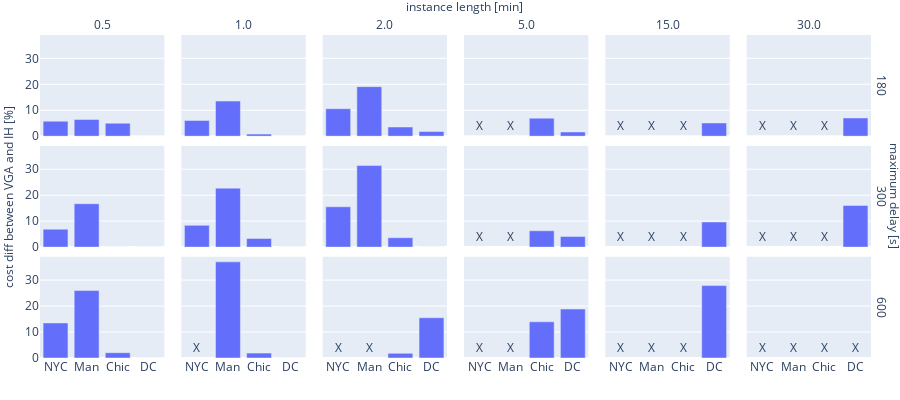

Notebook code cell kept with this figure:
### Code cell
def plot_cost_ratio(width: int, height: int) -> go.Figure:

    fig = px.bar(
        vga_ih_diff_df,
        x = 'area_short',
        y = 'cost_ratio_percent',
        barmode='group',
        # title = 'Average Cost per Request',
        facet_col='duration_minutes',
        facet_row='max_delay',
        width=width,
        height=height,
    )

    # annotations for missing values
    for xi, yi, duration, max_delay in zip(vga_ih_diff_df['area_short'], vga_ih_diff_df['cost_ratio'], vga_ih_diff_df['duration_minutes'], vga_ih_diff_df['max_delay']):
        if np.isnan(yi):
            axis_ref = vals_to_axis[(duration, max_delay)]
            # axis_ref = 11
            fig.add_annotation(dict(
                x=xi,
                y=0,
                text="X",
                xanchor='center',
                yanchor='bottom',
                showarrow=False,
                xref=f'x{axis_ref}',
                yref=f'y{axis_ref}'
            ))

    # shared axes titles
    fig.for_each_yaxis(lambda y: y.update(title = ''))
    fig.add_annotation(x=-0.05, y=0.5, text="cost diff between VGA and IH [%]", textangle=-90, xref="paper", yref="paper", showarrow=False)
    fig.for_each_xaxis(lambda y: y.update(title = ''))

    # faceting annotations
    duration_annotation_y = 1 + 0.08 * 600 / height
    fig.add_annotation(x=0.5, y=duration_annotation_y, text="instance length [min]",  xref="paper", yref="paper", showarrow=False)
    fig.add_annotation(x=1.02, y=0.5, text="maximum delay [s]",  xref="paper", yref="paper", showarrow=False, textangle=90)

    # faceting label editing
    fig.for_each_annotation(lambda a: a.update(text=a.text.split("=")[-1]))

    # legend editing
    legend_y = 1 + 0.04 * 600 / height
    fig.update_layout(legend=dict(
        orientation="h",
        yanchor="bottom",
        y=legend_y,
        xanchor="right",
        x=1,
        bordercolor="Black",
        borderwidth=1,
        tracegroupgap=0
    ))

    # set margins
    fig.update_layout(margin=dict(l=0, r=12, t=35, b=0, pad=0))

    return fig

fig = plot_cost_ratio(900, 400)
fig

### Figure 1 — Plotly figure (JSON) as saved in the notebook; plotly's stock layout.template omitted (floating-point values rounded to 4 significant figures)
{"data": [{"alignmentgroup": "True", "hovertemplate": "max_delay=180<br>duration_minutes=0.5<br>area_short=%{x}<br>cost_ratio_percent=%{y}<extra></extra>", "legendgroup": "", "marker": {"color": "#636efa", "pattern": {"shape": ""}}, "name": "", "offsetgroup": "", "orientation": "v", "showlegend": false, "textposition": "auto", "x": ["NYC", "Man", "Chic", "DC"], "xaxis": "x13", "y": [5.787, 6.44, 5.0, 0.0], "yaxis": "y13", "type": "bar"}, {"alignmentgroup": "True", "hovertemplate": "max_delay=180<br>duration_minutes=1.0<br>area_short=%{x}<br>cost_ratio_percent=%{y}<extra></extra>", "legendgroup": "", "marker": {"color": "#636efa", "pattern": {"shape": ""}}, "name": "", "offsetgroup": "", "orientation": "v", "showlegend": false, "textposition": "auto", "x": ["NYC", "Man", "Chic", "DC"], "xaxis": "x14", "y": [6.056, 13.55, 0.8065, 0.0], "yaxis": "y14", "type": "bar"}, {"alignmentgroup": "True", "hovertemplate": "max_delay=180<br>duration_minutes=2.0<br>area_short=%{x}<br>cost_ratio_percent=%{y}<extra></extra>", "legendgroup": "", "marker": {"color": "#636efa", "pattern": {"shape": ""}}, "name": "", "offsetgroup": "", "orientation": "v", "showlegend": false, "textposition": "auto", "x": ["NYC", "Man", "Chic", "DC"], "xaxis": "x15", "y": [10.59, 19.1, 3.546, 1.809], "yaxis": "y15", "type": "bar"}, {"alignmentgroup": "True", "hovertemplate": "max_delay=180<br>duration_minutes=5.0<br>area_short=%{x}<br>cost_ratio_percent=%{y}<extra></extra>", "legendgroup": "", "marker": {"color": "#636efa", "pattern": {"shape": ""}}, "name": "", "offsetgroup": "", "orientation": "v", "showlegend": false, "textposition": "auto", "x": ["NYC", "Man", "Chic", "DC"], "xaxis": "x16", "y": [null, null, 6.953, 1.634], "yaxis": "y16", "type": "bar"}, {"alignmentgroup": "True", "hovertemplate": "max_delay=180<br>duration_minutes=15.0<br>area_short=%{x}<br>cost_ratio_percent=%{y}<extra></extra>", "legendgroup": "", "marker": {"color": "#636efa", "pattern": {"shape": ""}}, "name": "", "offsetgroup": "", "orientation": "v", "showlegend": false, "textposition": "auto", "x": ["NYC", "Man", "Chic", "DC"], "xaxis": "x17", "y": [null, null, null, 5.122], "yaxis": "y17", "type": "bar"}, {"alignmentgroup": "True", "hovertemplate": "max_delay=180<br>duration_minutes=30.0<br>area_short=%{x}<br>cost_ratio_percent=%{y}<extra></extra>", "legendgroup": "", "marker": {"color": "#636efa", "pattern": {"shape": ""}}, "name": "", "offsetgroup": "", "orientation": "v", "showlegend": false, "textposition": "auto", "x": ["NYC", "Man", "Chic", "DC"], "xaxis": "x18", "y": [null, null, null, 7.037], "yaxis": "y18", "type": "bar"}, {"alignmentgroup": "True", "hovertemplate": "max_delay=300<br>duration_minutes=0.5<br>area_short=%{x}<br>cost_ratio_percent=%{y}<extra></extra>", "legendgroup": "", "marker": {"color": "#636efa", "pattern": {"shape": ""}}, "name": "", "offsetgroup": "", "orientation": "v", "showlegend": false, "textposition": "auto", "x": ["NYC", "Man", "Chic", "DC"], "xaxis": "x7", "y": [6.891, 16.72, 0.0, 0.0], "yaxis": "y7", "type": "bar"}, {"alignmentgroup": "True", "hovertemplate": "max_delay=300<br>duration_minutes=1.0<br>area_short=%{x}<br>cost_ratio_percent=%{y}<extra></extra>", "legendgroup": "", "marker": {"color": "#636efa", "pattern": {"shape": ""}}, "name": "", "offsetgroup": "", "orientation": "v", "showlegend": false, "textposition": "auto", "x": ["NYC", "Man", "Chic", "DC"], "xaxis": "x8", "y": [8.383, 22.72, 3.333, 0.0], "yaxis": "y8", "type": "bar"}, {"alignmentgroup": "True", "hovertemplate": "max_delay=300<br>duration_minutes=2.0<br>area_short=%{x}<br>cost_ratio_percent=%{y}<extra></extra>", "legendgroup": "", "marker": {"color": "#636efa", "pattern": {"shape": ""}}, "name": "", "offsetgroup": "", "orientation": "v", "showlegend": false, "textposition": "auto", "x": ["NYC", "Man", "Chic", "DC"], "xaxis": "x9", "y": [15.53, 31.41, 3.623, 0.0], "yaxis": "y9", "type": "bar"}, {"alignmentgroup": "True", "hovertemplate": "max_delay=300<br>duration_minutes=5.0<br>area_short=%{x}<br>cost_ratio_percent=%{y}<extra></extra>", "legendgroup": "", "marker": {"color": "#636efa", "pattern": {"shape": ""}}, "name": "", "offsetgroup": "", "orientation": "v", "showlegend": false, "textposition": "auto", "x": ["NYC", "Man", "Chic", "DC"], "xaxis": "x10", "y": [null, null, 6.289, 4.067], "yaxis": "y10", "type": "bar"}, {"alignmentgroup": "True", "hovertemplate": "max_delay=300<br>duration_minutes=15.0<br>area_short=%{x}<br>cost_ratio_percent=%{y}<extra></extra>", "legendgroup": "", "marker": {"color": "#636efa", "pattern": {"shape": ""}}, "name": "", "offsetgroup": "", "orientation": "v", "showlegend": false, "textposition": "auto", "x": ["NYC", "Man", "Chic", "DC"], "xaxis": "x11", "y": [null, null, null, 9.682], "yaxis": "y11", "type": "bar"}, {"alignmentgroup": "True", "hovertemplate": "max_delay=300<br>duration_minutes=30.0<br>area_short=%{x}<br>cost_ratio_percent=%{y}<extra></extra>", "legendgroup": "", "marker": {"color": "#636efa", "pattern": {"shape": ""}}, "name": "", "offsetgroup": "", "orientation": "v", "showlegend": false, "textposition": "auto", "x": ["NYC", "Man", "Chic", "DC"], "xaxis": "x12", "y": [null, null, null, 16.04], "yaxis": "y12", "type": "bar"}, {"alignmentgroup": "True", "hovertemplate": "max_delay=600<br>duration_minutes=0.5<br>area_short=%{x}<br>cost_ratio_percent=%{y}<extra></extra>", "legendgroup": "", "marker": {"color": "#636efa", "pattern": {"shape": ""}}, "name": "", "offsetgroup": "", "orientation": "v", "showlegend": false, "textposition": "auto", "x": ["NYC", "Man", "Chic", "DC"], "xaxis": "x", "y": [13.51, 25.97, 2.041, 0.0], "yaxis": "y", "type": "bar"}, {"alignmentgroup": "True", "hovertemplate": "max_delay=600<br>duration_minutes=1.0<br>area_short=%{x}<br>cost_ratio_percent=%{y}<extra></extra>", "legendgroup": "", "marker": {"color": "#636efa", "pattern": {"shape": ""}}, "name": "", "offsetgroup": "", "orientation": "v", "showlegend": false, "textposition": "auto", "x": ["NYC", "Man", "Chic", "DC"], "xaxis": "x2", "y": [null, 37.04, 1.878, 0.0], "yaxis": "y2", "type": "bar"}, {"alignmentgroup": "True", "hovertemplate": "max_delay=600<br>duration_minutes=2.0<br>area_short=%{x}<br>cost_ratio_percent=%{y}<extra></extra>", "legendgroup": "", "marker": {"color": "#636efa", "pattern": {"shape": ""}}, "name": "", "offsetgroup": "", "orientation": "v", "showlegend": false, "textposition": "auto", "x": ["NYC", "Man", "Chic", "DC"], "xaxis": "x3", "y": [null, null, 1.781, 15.51], "yaxis": "y3", "type": "bar"}, {"alignmentgroup": "True", "hovertemplate": "max_delay=600<br>duration_minutes=5.0<br>area_short=%{x}<br>cost_ratio_percent=%{y}<extra></extra>", "legendgroup": "", "marker": {"color": "#636efa", "pattern": {"shape": ""}}, "name": "", "offsetgroup": "", "orientation": "v", "showlegend": false, "textposition": "auto", "x": ["NYC", "Man", "Chic", "DC"], "xaxis": "x4", "y": [null, null, 13.95, 18.86], "yaxis": "y4", "type": "bar"}, {"alignmentgroup": "True", "hovertemplate": "max_delay=600<br>duration_minutes=15.0<br>area_short=%{x}<br>cost_ratio_percent=%{y}<extra></extra>", "legendgroup": "", "marker": {"color": "#636efa", "pattern": {"shape": ""}}, "name": "", "offsetgroup": "", "orientation": "v", "showlegend": false, "textposition": "auto", "x": ["NYC", "Man", "Chic", "DC"], "xaxis": "x5", "y": [null, null, null, 27.89], "yaxis": "y5", "type": "bar"}, {"alignmentgroup": "True", "hovertemplate": "max_delay=600<br>duration_minutes=30.0<br>area_short=%{x}<br>cost_ratio_percent=%{y}<extra></extra>", "legendgroup": "", "marker": {"color": "#636efa", "pattern": {"shape": ""}}, "name": "", "offsetgroup": "", "orientation": "v", "showlegend": false, "textposition": "auto", "x": ["NYC", "Man", "Chic", "DC"], "xaxis": "x6", "y": [null, null, null, null], "yaxis": "y6", "type": "bar"}], "layout": {"xaxis": {"anchor": "y", "domain": [0.0, 0.1467], "title": {"text": ""}}, "yaxis": {"anchor": "x", "domain": [0.0, 0.3133], "title": {"text": ""}}, "xaxis2": {"anchor": "y2", "domain": [0.1667, 0.3133], "matches": "x", "title": {"text": ""}}, "yaxis2": {"anchor": "x2", "domain": [0.0, 0.3133], "matches": "y", "showticklabels": false, "title": {"text": ""}}, "xaxis3": {"anchor": "y3", "domain": [0.3333, 0.48], "matches": "x", "title": {"text": ""}}, "yaxis3": {"anchor": "x3", "domain": [0.0, 0.3133], "matches": "y", "showticklabels": false, "title": {"text": ""}}, "xaxis4": {"anchor": "y4", "domain": [0.5, 0.6467], "matches": "x", "title": {"text": ""}}, "yaxis4": {"anchor": "x4", "domain": [0.0, 0.3133], "matches": "y", "showticklabels": false, "title": {"text": ""}}, "xaxis5": {"anchor": "y5", "domain": [0.6667, 0.8133], "matches": "x", "title": {"text": ""}}, "yaxis5": {"anchor": "x5", "domain": [0.0, 0.3133], "matches": "y", "showticklabels": false, "title": {"text": ""}}, "xaxis6": {"anchor": "y6", "domain": [0.8333, 0.98], "matches": "x", "title": {"text": ""}}, "yaxis6": {"anchor": "x6", "domain": [0.0, 0.3133], "matches": "y", "showticklabels": false, "title": {"text": ""}}, "xaxis7": {"anchor": "y7", "domain": [0.0, 0.1467], "matches": "x", "showticklabels": false, "title": {"text": ""}}, "yaxis7": {"anchor": "x7", "domain": [0.3433, 0.6567], "matches": "y", "title": {"text": ""}}, "xaxis8": {"anchor": "y8", "domain": [0.1667, 0.3133], "matches": "x", "showticklabels": false, "title": {"text": ""}}, "yaxis8": {"anchor": "x8", "domain": [0.3433, 0.6567], "matches": "y", "showticklabels": false, "title": {"text": ""}}, "xaxis9": {"anchor": "y9", "domain": [0.3333, 0.48], "matches": "x", "showticklabels": false, "title": {"text": ""}}, "yaxis9": {"anchor": "x9", "domain": [0.3433, 0.6567], "matches": "y", "showticklabels": false, "title": {"text": ""}}, "xaxis10": {"anchor": "y10", "domain": [0.5, 0.6467], "matches": "x", "showticklabels": false, "title": {"text": ""}}, "yaxis10": {"anchor": "x10", "domain": [0.3433, 0.6567], "matches": "y", "showticklabels": false, "title": {"text": ""}}, "xaxis11": {"anchor": "y11", "domain": [0.6667, 0.8133], "matches": "x", "showticklabels": false, "title": {"text": ""}}, "yaxis11": {"anchor": "x11", "domain": [0.3433, 0.6567], "matches": "y", "showticklabels": false, "title": {"text": ""}}, "xaxis12": {"anchor": "y12", "domain": [0.8333, 0.98], "matches": "x", "showticklabels": false, "title": {"text": ""}}, "yaxis12": {"anchor": "x12", "domain": [0.3433, 0.6567], "matches": "y", "showticklabels": false, "title": {"text": ""}}, "xaxis13": {"anchor": "y13", "domain": [0.0, 0.1467], "matches": "x", "showticklabels": false, "title": {"text": ""}}, "yaxis13": {"anchor": "x13", "domain": [0.6867, 1.0], "matches": "y", "title": {"text": ""}}, "xaxis14": {"anchor": "y14", "domain": [0.1667, 0.3133], "matches": "x", "showticklabels": false, "title": {"text": ""}}, "yaxis14": {"anchor": "x14", "domain": [0.6867, 1.0], "matches": "y", "showticklabels": false, "title": {"text": ""}}, "xaxis15": {"anchor": "y15", "domain": [0.3333, 0.48], "matches": "x", "showticklabels": false, "title": {"text": ""}}, "yaxis15": {"anchor": "x15", "domain": [0.6867, 1.0], "matches": "y", "showticklabels": false, "title": {"text": ""}}, "xaxis16": {"anchor": "y16", "domain": [0.5, 0.6467], "matches": "x", "showticklabels": false, "title": {"text": ""}}, "yaxis16": {"anchor": "x16", "domain": [0.6867, 1.0], "matches": "y", "showticklabels": false, "title": {"text": ""}}, "xaxis17": {"anchor": "y17", "domain": [0.6667, 0.8133], "matches": "x", "showticklabels": false, "title": {"text": ""}}, "yaxis17": {"anchor": "x17", "domain": [0.6867, 1.0], "matches": "y", "showticklabels": false, "title": {"text": ""}}, "xaxis18": {"anchor": "y18", "domain": [0.8333, 0.98], "matches": "x", "showticklabels": false, "title": {"text": ""}}, "yaxis18": {"anchor": "x18", "domain": [0.6867, 1.0], "matches": "y", "showticklabels": false, "title": {"text": ""}}, "annotations": [{"showarrow": false, "text": "0.5", "x": 0.07333, "xanchor": "center", "xref": "paper", "y": 1.0, "yanchor": "bottom", "yref": "paper"}, {"showarrow": false, "text": "1.0", "x": 0.24, "xanchor": "center", "xref": "paper", "y": 1.0, "yanchor": "bottom", "yref": "paper"}, {"showarrow": false, "text": "2.0", "x": 0.4067, "xanchor": "center", "xref": "paper", "y": 1.0, "yanchor": "bottom", "yref": "paper"}, {"showarrow": false, "text": "5.0", "x": 0.5733, "xanchor": "center", "xref": "paper", "y": 1.0, "yanchor": "bottom", "yref": "paper"}, {"showarrow": false, "text": "15.0", "x": 0.74, "xanchor": "center", "xref": "paper", "y": 1.0, "yanchor": "bottom", "yref": "paper"}, {"showarrow": false, "text": "30.0", "x": 0.9067, "xanchor": "center", "xref": "paper", "y": 1.0, "yanchor": "bottom", "yref": "paper"}, {"showarrow": false, "text": "600", "textangle": 90, "x": 0.98, "xanchor": "left", "xref": "paper", "y": 0.1567, "yanchor": "middle", "yref": "paper"}, {"showarrow": false, "text": "300", "textangle": 90, "x": 0.98, "xanchor": "left", "xref": "paper", "y": 0.5, "yanchor": "middle", "yref": "paper"}, {"showarrow": false, "text": "180", "textangle": 90, "x": 0.98, "xanchor": "left", "xref": "paper", "y": 0.8433, "yanchor": "middle", "yref": "paper"}, {"showarrow": false, "text": "X", "x": "NYC", "xanchor": "center", "xref": "x2", "y": 0, "yanchor": "bottom", "yref": "y2"}, {"showarrow": false, "text": "X", "x": "NYC", "xanchor": "center", "xref": "x3", "y": 0, "yanchor": "bottom", "yref": "y3"}, {"showarrow": false, "text": "X", "x": "NYC", "xanchor": "center", "xref": "x16", "y": 0, "yanchor": "bottom", "yref": "y16"}, {"showarrow": false, "text": "X", "x": "NYC", "xanchor": "center", "xref": "x10", "y": 0, "yanchor": "bottom", "yref": "y10"}, {"showarrow": false, "text": "X", "x": "NYC", "xanchor": "center", "xref": "x4", "y": 0, "yanchor": "bottom", "yref": "y4"}, {"showarrow": false, "text": "X", "x": "NYC", "xanchor": "center", "xref": "x17", "y": 0, "yanchor": "bottom", "yref": "y17"}, {"showarrow": false, "text": "X", "x": "NYC", "xanchor": "center", "xref": "x11", "y": 0, "yanchor": "bottom", "yref": "y11"}, {"showarrow": false, "text": "X", "x": "NYC", "xanchor": "center", "xref": "x5", "y": 0, "yanchor": "bottom", "yref": "y5"}, {"showarrow": false, "text": "X", "x": "NYC", "xanchor": "center", "xref": "x18", "y": 0, "yanchor": "bottom", "yref": "y18"}, {"showarrow": false, "text": "X", "x": "NYC", "xanchor": "center", "xref": "x12", "y": 0, "yanchor": "bottom", "yref": "y12"}, {"showarrow": false, "text": "X", "x": "NYC", "xanchor": "center", "xref": "x6", "y": 0, "yanchor": "bottom", "yref": "y6"}, {"showarrow": false, "text": "X", "x": "Man", "xanchor": "center", "xref": "x3", "y": 0, "yanchor": "bottom", "yref": "y3"}, {"showarrow": false, "text": "X", "x": "Man", "xanchor": "center", "xref": "x16", "y": 0, "yanchor": "bottom", "yref": "y16"}, {"showarrow": false, "text": "X", "x": "Man", "xanchor": "center", "xref": "x10", "y": 0, "yanchor": "bottom", "yref": "y10"}, {"showarrow": false, "text": "X", "x": "Man", "xanchor": "center", "xref": "x4", "y": 0, "yanchor": "bottom", "yref": "y4"}, {"showarrow": false, "text": "X", "x": "Man", "xanchor": "center", "xref": "x17", "y": 0, "yanchor": "bottom", "yref": "y17"}, {"showarrow": false, "text": "X", "x": "Man", "xanchor": "center", "xref": "x11", "y": 0, "yanchor": "bottom", "yref": "y11"}, {"showarrow": false, "text": "X", "x": "Man", "xanchor": "center", "xref": "x5", "y": 0, "yanchor": "bottom", "yref": "y5"}, {"showarrow": false, "text": "X", "x": "Man", "xanchor": "center", "xref": "x18", "y": 0, "yanchor": "bottom", "yref": "y18"}, {"showarrow": false, "text": "X", "x": "Man", "xanchor": "center", "xref": "x12", "y": 0, "yanchor": "bottom", "yref": "y12"}, {"showarrow": false, "text": "X", "x": "Man", "xanchor": "center", "xref": "x6", "y": 0, "yanchor": "bottom", "yref": "y6"}, {"showarrow": false, "text": "X", "x": "Chic", "xanchor": "center", "xref": "x17", "y": 0, "yanchor": "bottom", "yref": "y17"}, {"showarrow": false, "text": "X", "x": "Chic", "xanchor": "center", "xref": "x11", "y": 0, "yanchor": "bottom", "yref": "y11"}, {"showarrow": false, "text": "X", "x": "Chic", "xanchor": "center", "xref": "x5", "y": 0, "yanchor": "bottom", "yref": "y5"}, {"showarrow": false, "text": "X", "x": "Chic", "xanchor": "center", "xref": "x18", "y": 0, "yanchor": "bottom", "yref": "y18"}, {"showarrow": false, "text": "X", "x": "Chic", "xanchor": "center", "xref": "x12", "y": 0, "yanchor": "bottom", "yref": "y12"}, {"showarrow": false, "text": "X", "x": "Chic", "xanchor": "center", "xref": "x6", "y": 0, "yanchor": "bottom", "yref": "y6"}, {"showarrow": false, "text": "X", "x": "DC", "xanchor": "center", "xref": "x6", "y": 0, "yanchor": "bottom", "yref": "y6"}, {"showarrow": false, "text": "cost diff between VGA and IH [%]", "textangle": -90, "x": -0.05, "xref": "paper", "y": 0.5, "yref": "paper"}, {"showarrow": false, "text": "instance length [min]", "x": 0.5, "xref": "paper", "y": 1.12, "yref": "paper"}, {"showarrow": false, "text": "maximum delay [s]", "textangle": 90, "x": 1.02, "xref": "paper", "y": 0.5, "yref": "paper"}], "legend": {"tracegroupgap": 0, "orientation": "h", "yanchor": "bottom", "y": 1.06, "xanchor": "right", "x": 1, "bordercolor": "Black", "borderwidth": 1}, "margin": {"t": 35, "l": 0, "r": 12, "b": 0, "pad": 0}, "barmode": "group", "height": 400, "width": 900}}
